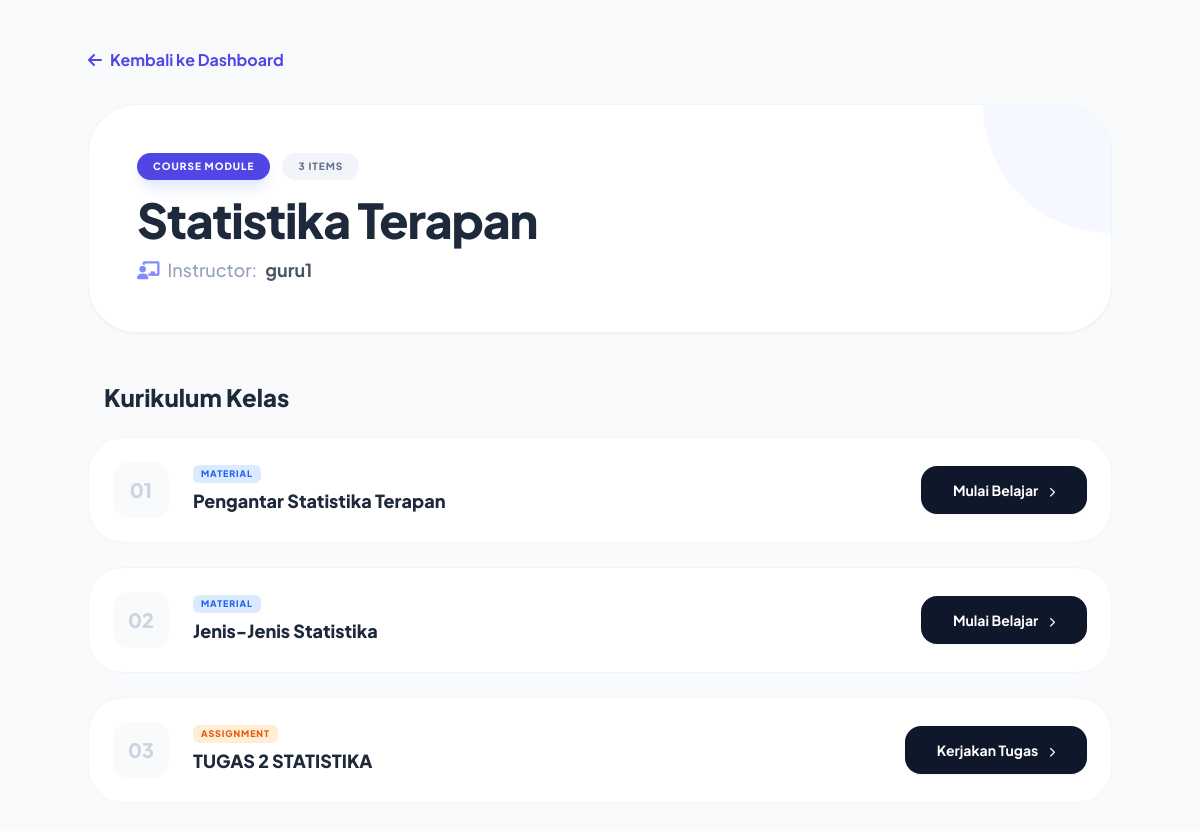
The app's page /course_view.php?id=2 (signed in) with its own data.
### tables this page shows
CREATE TABLE `courses` (
  `id` int(11) NOT NULL,
  `teacher_id` int(11) DEFAULT NULL,
  `title` varchar(100) NOT NULL,
  `class_code` varchar(10) DEFAULT NULL,
  `description` text DEFAULT NULL
);

CREATE TABLE `users` (
  `id` int(11) NOT NULL,
  `username` varchar(50) NOT NULL,
  `password` varchar(255) NOT NULL,
  `role` enum('teacher','student') NOT NULL
);

CREATE TABLE `materials` (
  `id` int(11) NOT NULL,
  `course_id` int(11) DEFAULT NULL,
  `type` enum('material','assignment') DEFAULT 'material',
  `title` varchar(100) NOT NULL,
  `content` text DEFAULT NULL,
  `file_path` varchar(255) DEFAULT NULL
);

### course_view.php (the view, shortened to what this page needs)
<?php
include 'koneksi.php';
$course_id = mysqli_real_escape_string($conn, $_GET['id']);
$student_id = $_SESSION['user_id'];
$course_query = mysqli_query($conn, "SELECT courses.*, users.username as teacher_name
    FROM courses
    JOIN users ON courses.teacher_id = users.id
    WHERE courses.id = '$course_id'");
$course = mysqli_fetch_assoc($course_query);
$query_materials = "SELECT m.*, s.id as submission_id, s.grade
                    FROM materials m
                    LEFT JOIN submissions s ON m.id = s.material_id AND s.student_id = '$student_id'
                    WHERE m.course_id = '$course_id'
                    ORDER BY m.id ASC";
$result_materials = mysqli_query($conn, $query_materials);
?>
<!DOCTYPE html>
<html lang="en">
<head>
    <script src="https://cdn.tailwindcss.com"></script>
    <link href="https://cdnjs.cloudflare.com/ajax/libs/font-awesome/6.0.0/css/all.min.css" rel="stylesheet">
</head>
<body class="p-6 md:p-12">
    <div class="max-w-5xl mx-auto">
        <div class="mb-8">
            <a href="dashboard_student.php" class="text-indigo-600 font-bold flex items-center gap-2 hover:translate-x-[-4px] transition-transform">
                <i class="fa-solid fa-arrow-left"></i> Kembali ke Dashboard
            </a>
        </div>
        <div class="bg-white p-8 md:p-12 rounded-[48px] border border-slate-100 shadow-sm relative overflow-hidden mb-12">
            <div class="absolute top-0 right-0 w-64 h-64 bg-indigo-50 rounded-full -mr-32 -mt-32 z-0 opacity-50"></div>
            <div class="relative z-10">
                <div class="flex items-center gap-3 mb-4">
                    <span class="bg-indigo-600 text-white px-4 py-1.5 rounded-full text-[10px] font-black uppercase tracking-widest shadow-lg shadow-indigo-100">Course Module</span>
                    <span class="bg-slate-100 text-slate-500 px-4 py-1.5 rounded-full text-[10px] font-black uppercase tracking-widest"><?php echo mysqli_num_rows($result_materials); ?> Items</span>
                </div>
                <h1 class="text-4xl md:text-5xl font-black text-slate-800 mt-2 mb-3 tracking-tight"><?php echo $course['title']; ?></h1>
                <p class="text-slate-400 font-medium flex items-center gap-2 text-lg">
                    <i class="fa-solid fa-chalkboard-user text-indigo-400"></i> Instructor: <span class="text-slate-600 font-bold"><?php echo $course['teacher_name']; ?></span>
                </p>
            </div>
        </div>
        <div class="space-y-6">
            <div class="flex items-center justify-between px-4">
                <h2 class="text-2xl font-extrabold text-slate-800">Kurikulum Kelas</h2>
            </div>
            <?php if(mysqli_num_rows($result_materials) > 0): ?>
                <?php $no = 1; while($mat = mysqli_fetch_assoc($result_materials)):
                    $is_assignment = ($mat['type'] === 'assignment');
                    $is_done = ($mat['submission_id'] !== NULL);
                ?>
                    <div class="bg-white p-6 rounded-[35px] border border-slate-100 flex flex-col md:flex-row md:items-center justify-between gap-6 hover:shadow-xl hover:shadow-slate-200/50 transition-all duration-300 group">
                        <div class="flex items-center gap-6">
                            <div class="w-14 h-14 shrink-0 rounded-2xl flex items-center justify-center font-black text-xl transition-all
                                <?php echo $is_done ? 'bg-emerald-500 text-white shadow-lg shadow-emerald-100' : 'bg-slate-50 text-slate-300 group-hover:bg-indigo-50 group-hover:text-indigo-400'; ?>">
                                <?php if($is_done): ?>
                                    <i class="fa-solid fa-check"></i>
                                <?php else: ?>
                                    <?php echo str_pad($no++, 2, "0", STR_PAD_LEFT); ?>
                                <?php endif; ?>
                            </div>
                            <div>
                                <div class="flex items-center gap-2 mb-1">
                                    <?php if($is_assignment): ?>
                                        <span class="text-[9px] font-black bg-orange-100 text-orange-600 px-2 py-0.5 rounded-md uppercase tracking-widest">Assignment</span>
                                    <?php else: ?>
                                        <span class="text-[9px] font-black bg-blue-100 text-blue-600 px-2 py-0.5 rounded-md uppercase tracking-widest">Material</span>
                                    <?php endif; ?>
                                </div>
                                <h4 class="font-extrabold text-slate-800 text-lg group-hover:text-indigo-600 transition-colors"><?php echo $mat['title']; ?></h4>
                            </div>
                        </div>
                        <div class="flex items-center gap-3">
                            <a href="view_material.php?id=<?php echo $mat['id']; ?>"
                               class="px-8 py-3.5 <?php echo $is_done ? 'bg-slate-50 text-slate-600' : 'bg-slate-900 text-white'; ?> rounded-2xl font-bold text-sm hover:bg-indigo-600 hover:text-white transition-all shadow-sm active:scale-95">
                                <?php
                                    if($is_assignment) {
                                        echo $is_done ? 'Lihat Tugas' : 'Kerjakan Tugas';
                                    } else {
                                        echo $is_done ? 'Baca Lagi' : 'Mulai Belajar';
                                    }
                                ?>
                                <i class="fa-solid fa-chevron-right ml-2 text-[10px]"></i>
                            </a>
                        </div>
                    </div>
                <?php endwhile; ?>
            <?php endif; ?>
        </div>
    </div>
</body>
</html>

### course_view.php (style rules this page uses)
body { font-family: 'Plus Jakarta Sans', sans-serif; background-color: #F8FAFC; }

### records on screen
courses: title "Statistika Terapan", teacher.username "guru1"
materials: no "01", type "MATERIAL", title "Pengantar Statistika Terapan"
materials: no "02", type "MATERIAL", title "Jenis-Jenis Statistika"
materials: no "03", type "ASSIGNMENT", title "TUGAS 2 STATISTIKA"

### other values on screen
mysqli_num_rows($result_materials) "3"
